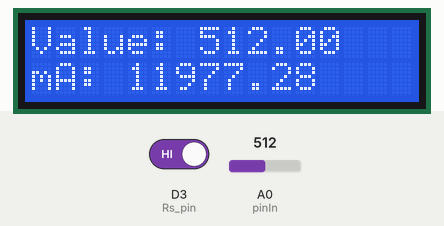
Recording of a sketch running on a simulated ESP8266 (NodeMCU). Parts: 16×2 character LCD. The inputs (shaded band) are chosen by the test bench; at power-on: A0 (pinIn) = 512, D3 (Rs_pin) HIGH.

Above: at 2.2 s.
2.3 s: A0 (pinIn) set to 716
At 3.7 s:
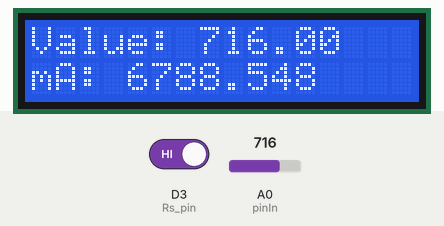
4.0 s: D3 (Rs_pin) driven LOW
At 5.3 s:
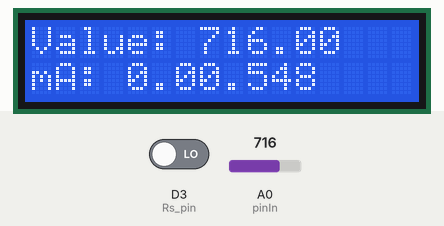
5.6 s: A0 (pinIn) set to 900
At 6.4 s:
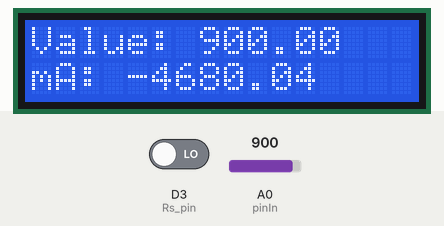
7.3 s: A0 (pinIn) set to 1023
At 8.1 s:
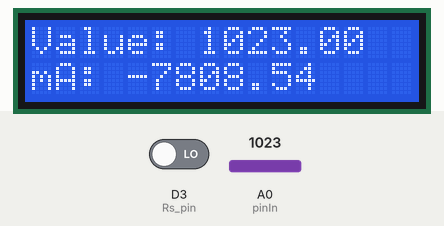
Timing chart, 0 to 10.0 s (numbered marks = the images above; inputs shaded):
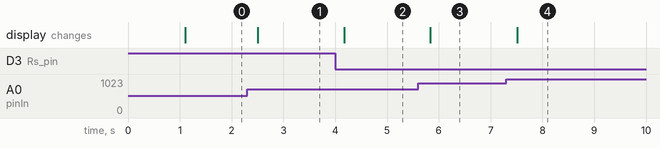

Measured:
- after the input at 2.3 s, the display: changes after 0.20 s (image 1)
- after the input at 4.0 s, the display: changes after 0.17 s (image 2)
- after the input at 5.6 s, the display: changes after 0.23 s (image 3)
- after the input at 7.3 s, the display: changes after 0.21 s (image 4)

The sketch:

ArduinoMiniAmmeter.ino
```cpp
/********************************************************************************/
/*
This little piece of software was written to get a current reading from an ACS712 Hall Effect sensor to appear on an I2C LCD display. A mini-Arduino-ammeter of sorts.
Nothing really clever or anything. Just simple code. Hope it helps someone out there! :)

Instructions:
1. Power up the device (of course :P )
2. Use a push button or something to trigger the interrupt function. That should "calibrate" the device around the "zero-current" voltage value.
3. Complete your (external) circuit using the + and - leads (preferably as soon as you've calibrated - so the calibration doesn't drift away again... )
4. Take your reading on the LCD!

If you don't have an LCD display, you can always use the Serial port and have the values displayed on your computer screen.

Note that there is still a lot of noise present. So there's a lot of uncertainty in the readings. But surely there should be a way to fix that...
*/
/********************************************************************************/


#include <Wire.h>               //For I2C Communication
#include <LiquidCrystal_I2C.h>  //I2C Library for supporting the I2C interface on the LCD display

#define pinIn A0                //Input pin: reading from ACS712 sensor
#define intrPin D2              //Interrupt pin (int0 on the ATmega8A) for starting calibration

//Define pins for I2C interface
#define I2C_ADDR 0x27 // <<- Add your address here (I2C address of the LCD display).
#define Rs_pin 0
#define Rw_pin 1
#define En_pin 2
#define BACKLIGHT_PIN 3
#define D4_pin 4
#define D5_pin 5
#define D6_pin 6
#define D7_pin 7

//initialising lcd object?
LiquidCrystal_I2C lcd(I2C_ADDR,En_pin,Rw_pin,Rs_pin,D4_pin,D5_pin,D6_pin,D7_pin);

//defining variables & constants
float intref = 2.602;                //internal reference voltage (from bandgap) for this particular ATmega8A chip
float voltsperval = intref/1023.0;   //converting analog value reading to volts
float zerovalue = 2.5;               //initial value for zero-reading (voltage when no current flows)
float value = 0;                     //initial analogReading

void setup(){
  pinMode(A0, INPUT);
  analogReference(INTERNAL);
  lcd.begin(16,2); //depending on display type
  lcd.setBacklightPin(BACKLIGHT_PIN,POSITIVE);
  lcd.setBacklight(HIGH); //Backlight ON
  lcd.home (); // go home on LCD
  delay(1000); lcd.home(); lcd.clear();
  attachInterrupt(0, calibrate, FALLING);    //Attaching an interrupt to run the "calibrate()" function on Falling edge.
}

void loop(){
  readAnalog();                              //Read the analog value from the sensor
  float readingvalue = voltsperval*value;    //Convert reading to volts
  lcd.setCursor(0,0);
  lcd.print("Value: "); lcd.print(value);    //Print the analog value (for debugging... )
  lcd.setCursor(0,1);
  lcd.print("mA: "); lcd.print((zerovalue - readingvalue)*(1/0.100)*1000);    //Print the actual current reading (the "0.100" comes from the sensor datasheet - 100mV/A for the 20A version that I have)
  delay(250);                                //Delay... so our eyes don't freak out.
}

void calibrate(){
  detachInterrupt(0);                        //Detach interrupt before calculating, so nothing wrong happens...
  zerovalue = voltsperval*(analogRead(A0));  //Set zero-current value, for reference
  delay(20);                                 //Delay again, just to be on the safe side...
  attachInterrupt(0, calibrate, FALLING);    //Attach interrupt again. Falling edge.
}

//Read sensor output - averaging
void readAnalog(){
  value = 0;
  for(int i=1;i<=50;i++){
    value += analogRead(A0);
  }
  value = value/50.0;
}
```
